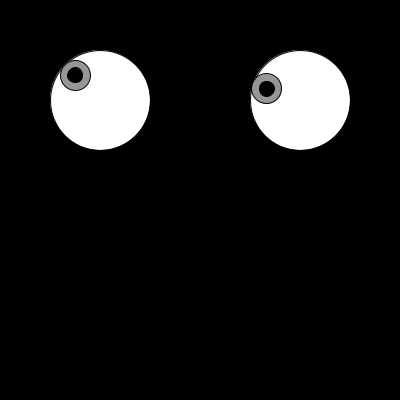
Frame 1 (no input)
Frame 60 (the mouse pressed at the canvas centre just before this capture): identical to frame 1, image omitted
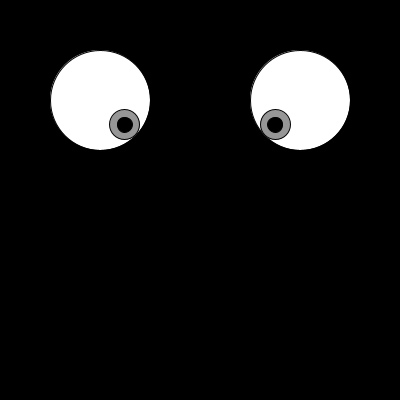
Frame 120 (the mouse held since frame 60 and released just before this capture)

The Processing sketch that drew these frames (run headless with seeded random() and noise(); from frame 60 on, the mouse is pressed at the canvas centre):

// Processing sketch: processing_179369
// ── processing_179369.pde

void setup()
{
   
 size(400,400);
}
void draw()
{
  background(0);
  float a,b;
  a=sqrt(sq(mouseX-100)+sq(mouseY-100));
  b=sqrt(sq(mouseX-300)+sq(mouseY-100));
  println(a);
  fill(255);
ellipseMode(CENTER);
ellipse(100,100,100,100);
ellipse(300,100,100,100);
if(a<=35)
{
fill(150);
  ellipse(mouseX,mouseY,30,30);
fill(0);
  ellipse(mouseX,mouseY,15,15);
  
}
else
{
fill(150);
  ellipseMode(CENTER);
 ellipse(100+35*(mouseX-100)/a,100+35*(mouseY-100)/a,30,30);
fill(0);
ellipse(100+35*(mouseX-100)/a,100+35*(mouseY-100)/a,15,15);
}
  
if(b<=35)
{
 fill(150);
  ellipse(mouseX,mouseY,30,30);
   fill(0);
    ellipse(mouseX,mouseY,15,15);
}
else
{
 ellipseMode(CENTER);
fill(150);
ellipse(300+35*(mouseX-300)/b,100+35*(mouseY-100)/b,30,30);
fill(0);
ellipse(300+35*(mouseX-300)/b,100+35*(mouseY-100)/b,15,15);
}
  
}
